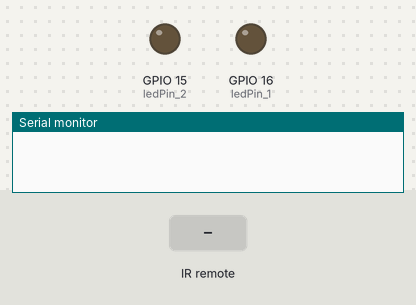
Simulated run of this sketch. Board: ESP8266 (NodeMCU). Shown: output pins drawn as LEDs (lit = HIGH), the last lines printed to the serial monitor. The inputs (shaded band) are chosen by the test bench.

Above: at 1.2 s.
1.3 s: infrared code 0xF16E011F received
At 2.5 s:
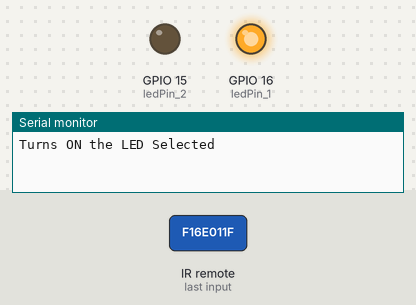
2.8 s: infrared code 0x4913289B received
At 3.8 s:
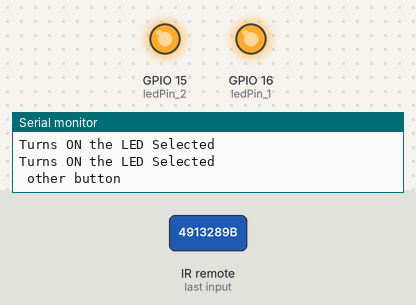
4.3 s: infrared code 0xF16E011F received
At 5.0 s:
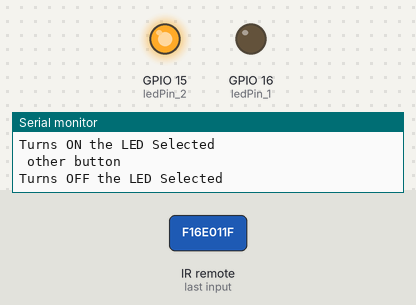
Timing chart, 0 to 7.3 s (numbered marks = the images above; inputs shaded):
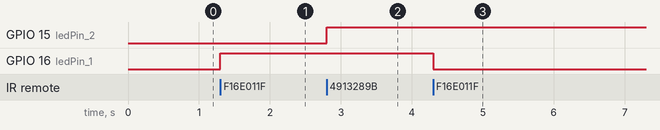

Measured:
- after the input at 1.3 s, GPIO 16 (ledPin_1): LOW → HIGH at once
- after the input at 2.8 s, GPIO 15 (ledPin_2): LOW → HIGH at once
- after the input at 4.3 s, GPIO 16 (ledPin_1): HIGH → LOW at once

The sketch:

IR_6.ino
```cpp
#include <IRremoteESP8266.h>
int RECV_PIN = 2;
IRrecv irrecv(RECV_PIN);
decode_results results;
int ledPin_1=16;
int ledPin_2=15;
//int ledPin_i=13;
//int ledPin_u=12;
//int ledPin_y=5;
//int ledPin_t=4;
int ledState_1= 0;
int ledState_2= 0;
//int ledState_i= 0;
//int ledState_u= 0;
//int ledState_y= 0;
//int ledState_t= 0;
int i=0;
void setup()
{ pinMode(ledPin_1, OUTPUT);
  pinMode(ledPin_2, OUTPUT);
  /*pinMode(ledPin_i, OUTPUT);
  pinMode(ledPin_u, OUTPUT);
  pinMode(ledPin_y, OUTPUT);
  pinMode(ledPin_t, OUTPUT);

  */digitalWrite(ledPin_1, LOW);
  digitalWrite(ledPin_2, LOW);
  /*digitalWrite(ledPin_i, LOW);
  digitalWrite(ledPin_u, LOW);
  digitalWrite(ledPin_y, LOW);
  digitalWrite(ledPin_t, LOW);
  */Serial.begin(9600);
  irrecv.enableIRIn();

}
void loop()
{
  if (irrecv.decode(&results))
  {
    translateIR();
    irrecv.resume();
  }
}
void translateIR()
{
 switch(results.value)
 {

  case 0xF16E011F:  if(ledState_1==0){ //if the LED is off, It will turn on
          Serial.println("Turns ON the LED Selected");
          digitalWrite(ledPin_1, HIGH);  //sets the LED on
          ledState_1=1;                  //updates the LED state
        }
        else{
          Serial.println("Turns OFF the LED Selected"); //else: the LED is on, It will turn off
          digitalWrite(ledPin_1, LOW);   //sets the LED off
          ledState_1=0;                  //updates the LED state
        }   ;break;
        case 0x4913289B:  if(ledState_2==0){ //if the LED is off, It will turn on
          Serial.println("Turns ON the LED Selected");
          digitalWrite(ledPin_2, HIGH);  //sets the LED on
          ledState_2=1;                  //updates the LED state
        }
        else{
          Serial.println("Turns OFF the LED Selected"); //else: the LED is on, It will turn off
          digitalWrite(ledPin_2, LOW);   //sets the LED off
          ledState_2=0;                  //updates the LED state
        }   ;
       /* case 0x835150FB:  if(ledState_i==0){ //if the LED is off, It will turn on
          Serial.println("Turns ON the LED Selected");
          digitalWrite(ledPin_i, HIGH);  //sets the LED on
          ledState_i=1;                  //updates the LED state
        }
        else{
          Serial.println("Turns OFF the LED Selected"); //else: the LED is on, It will turn off
          digitalWrite(ledPin_i, LOW);   //sets the LED off
          ledState_i=0;                  //updates the LED state
        }   ;
        case 0x8E45A9BF:  if(ledState_u==0){ //if the LED is off, It will turn on
          Serial.println("Turns ON the LED Selected");
          digitalWrite(ledPin_u, HIGH);  //sets the LED on
          ledState_u=1;                  //updates the LED state
        }
        else{
          Serial.println("Turns OFF the LED Selected"); //else: the LED is on, It will turn off
          digitalWrite(ledPin_u, LOW);   //sets the LED off
          ledState_u=0;                  //updates the LED state
        }   ;
        case 0x3C76279B:  if(ledState_y==0){ //if the LED is off, It will turn on
          Serial.println("Turns ON the LED Selected");
          digitalWrite(ledPin_y, HIGH);  //sets the LED on
          ledState_y=1;                  //updates the LED state
        }
        else{
          Serial.println("Turns OFF the LED Selected"); //else: the LED is on, It will turn off
          digitalWrite(ledPin_y, LOW);   //sets the LED off
          ledState_y=0;                  //updates the LED state
        }   ;
        case 0xA83875F:  if(ledState_t==0){ //if the LED is off, It will turn on
          Serial.println("Turns ON the LED Selected");
          digitalWrite(ledPin_t, HIGH);  //sets the LED on
          ledState_t=1;                  //updates the LED state
        }
        else{
          Serial.println("Turns OFF the LED Selected"); //else: the LED is on, It will turn off
          digitalWrite(ledPin_t, LOW);   //sets the LED off
          ledState_t=0;                  //updates the LED state
        }   ;
         */
  default:
    Serial.println(" other button   ");
  }

  delay(500);

}
```
